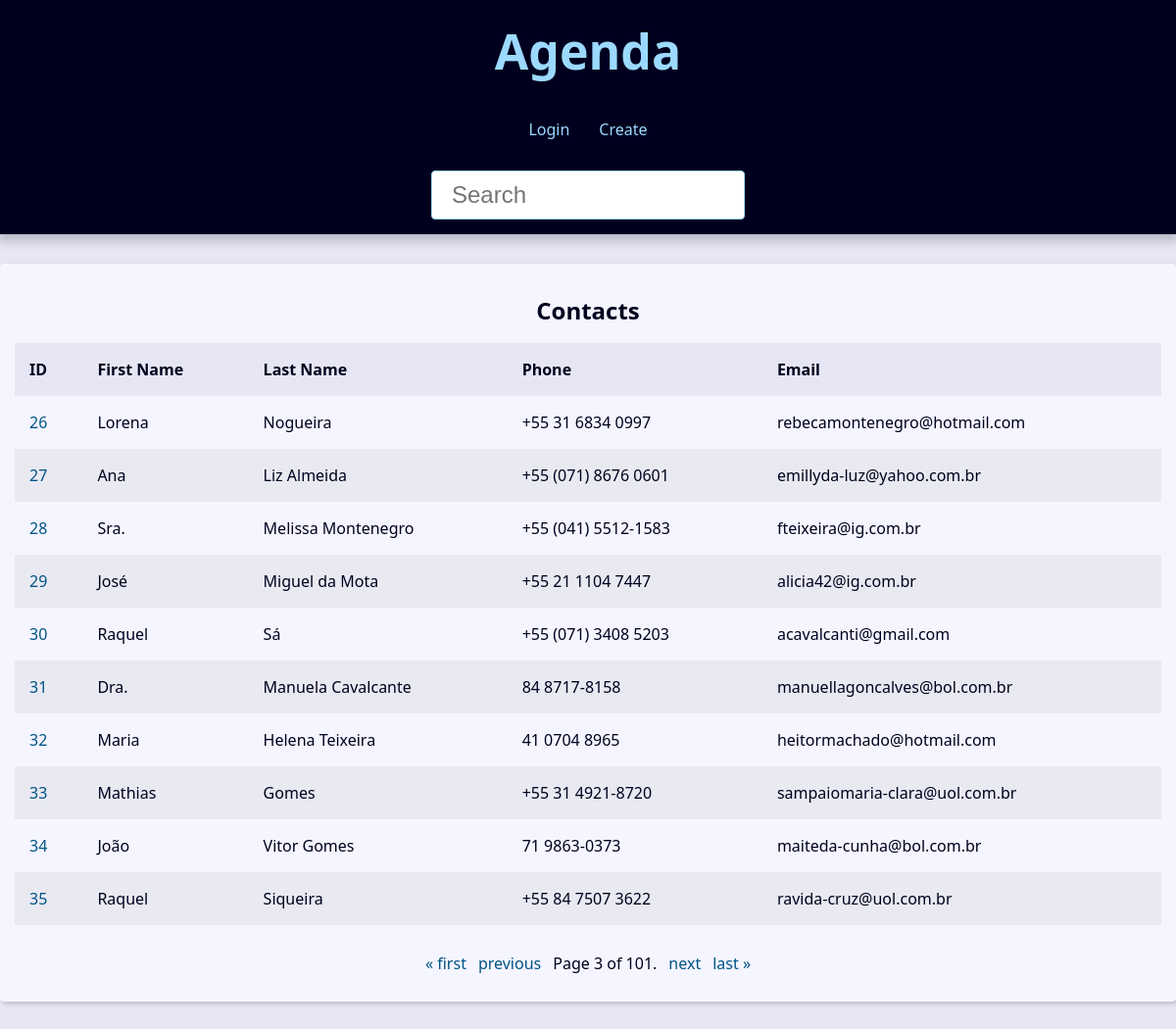
The app's page /?page=3&q= with its own data.
### contact/models.py (models this page shows, shortened)
class Contact(models.Model):
    first_name = models.CharField(max_length=50)
    last_name = models.CharField(max_length=50, blank=True)
    phone = models.CharField(max_length=50)
    email = models.EmailField(max_length=254, blank=True)
    created_date = models.DateTimeField(default=timezone.now)
    description = models.TextField(blank=True)
    show = models.BooleanField(default=True)
    picture = models.ImageField(blank=True, upload_to='pictures/%Y/%m/')
    category = models.ForeignKey(Category, on_delete=models.SET_NULL, blank=True,null=True)
    owner = models.ForeignKey(User, on_delete=models.SET_NULL, blank=True,null=True)

### contact/views/contact_views.py (the view)
# urls.py: path('', views.index, name="index"),
def index(request):
    contact = Contact.objects.filter(show=True).order_by('id')
    paginator = Paginator(contact, 10)
    page_number = request.GET.get("page")
    page_obj = paginator.get_page(page_number)
    context = {
        'page_obj': page_obj,
        'site_title': 'Contatos - '
    }
    return render(
        request,
        'contact/index.html',
        context,
        )

### contact/templates/contact/index.html (shortened to what this page needs)
{% extends "global/base.html" %}
{% block content %}
{% if page_obj %}
    <div class='responsive-table'>
        <table class='contacts-table'>
            <caption class="table-caption">Contacts</caption>
            <theade>
                <tr class="table-row table-row-header">
                    <th class="table-header">ID</th>
                    <th class="table-header">First Name</th>
                    <th class="table-header">Last Name</th>
                    <th class="table-header">Phone</th>
                    <th class="table-header">Email</th>
                </tr>
            <tbody>
                {% for contact in page_obj %}
                <tr class="table-row">
                    <td class="table-cel">
                        <a class="table-link"
                        href="{% url "contact:contact" contact.id %}">
                            {{contact.id}}
                        </a>
                    </td>
                    <td class="table-cel">
                        {{contact.first_name}}
                    </td>
                    <td class="table-cel">
                        {{contact.last_name}}
                    </td>
                    <td class="table-cel">
                        {{contact.phone}}
                    </td>
                    <td class="table-cel">
                        {{contact.email}}
                    </td>
                </tr>
                {% endfor %}
            </tbody>
        </table>
    </div>
{% else %}
    <div class="single-contact">
        <h1 class="single-contact-name">
            Nenhum contato foi encontrado.
        </h1>
    </div>
{% endif %}
{% endblock content%}

### base_static/global/css/style.css (style rules this page uses)
:root { --spacing: 1.5rem; --link-dark-color: rgb(0, 83, 134); --link-light-color: rgb(156, 217, 255); --clr-white: rgb(245, 245, 255); --clr-black: rgb(0, 0, 30); --clr-light-gray: rgb(230, 230, 245); --clr-dark-shadow-5: rgba(0, 0, 10, 5%); --clr-dark-shadow-10: rgba(0, 0, 10, 10%); --clr-dark-shadow-20: rgba(0, 0, 10, 20%); --clr-light-shadow-5: rgba(200, 200, 255, 5%); --clr-light-shadow-10: rgba(200, 200, 255, 10%); --clr-light-shadow-20: rgba(200, 200, 255, 20%); --main-page-width: 120rem; --table-min-width: 60rem; --biggest-font-size: 5rem; --bigger-font-size: 4rem; --big-font-size: 3.2rem; --medium-font-size: 2.4rem; --small-font-size: 1.6rem; --smaller-font-size: 1.4rem; --smallest-font-size: 1.2rem; --transition-fast: 300ms; --transition-medium: 600ms; --transition-slow: 1s; --default-border-radius: 4px; }
*, *::before, *::after { margin: 0; padding: 0; box-sizing: border-box; }
html { font-size: 62.5%; }
body { font-family: system-ui, -apple-system, BlinkMacSystemFont, "Segoe UI", Roboto, Oxygen, Ubuntu, Cantarell, "Open Sans", "Helvetica Neue", sans-serif; line-height: 1.5; font-size: var(--small-font-size); color: var(--clr-black); -webkit-font-smoothing: antialiased; background: var(--clr-light-gray); }
.responsive-table { width: 100%; overflow-x: auto; }
.contacts-table { width: 100%; min-width: var(--table-min-width); border-collapse: collapse; }
.table-caption { font-size: var(--medium-font-size); font-weight: bold; padding: var(--spacing); }
.table-row { text-align: left; text-overflow: ellipsis; transition: background-color var(--transition-fast) ease-in-out; }
.table-row:nth-of-type(2n) { background: var(--clr-dark-shadow-5); }
.table-row-header { background: var(--clr-light-gray); color: var(--clr-black); }
.table-cel, .table-header { padding: var(--spacing); }
.table-link { color: var(--link-dark-color); transition: color var(--transition-fast) ease-in-out; text-decoration: none; }

### records on screen
Contact: id "26", first_name "Lorena", last_name "Nogueira", phone "+55 31 6834 0997", email "rebecamontenegro@hotmail.com"
Contact: id "27", first_name "Ana", last_name "Liz Almeida", phone "+55 (071) 8676 0601", email "emillyda-luz@yahoo.com.br"
Contact: id "28", first_name "Sra.", last_name "Melissa Montenegro", phone "+55 (041) 5512-1583", email "fteixeira@ig.com.br"
Contact: id "29", first_name "José", last_name "Miguel da Mota", phone "+55 21 1104 7447", email "alicia42@ig.com.br"
Contact: id "30", first_name "Raquel", last_name "Sá", phone "+55 (071) 3408 5203", email "acavalcanti@gmail.com"
Contact: id "31", first_name "Dra.", last_name "Manuela Cavalcante", phone "84 8717-8158", email "manuellagoncalves@bol.com.br"
Contact: id "32", first_name "Maria", last_name "Helena Teixeira", phone "41 0704 8965", email "heitormachado@hotmail.com"
Contact: id "33", first_name "Mathias", last_name "Gomes", phone "+55 31 4921-8720", email "sampaiomaria-clara@uol.com.br"
Contact: id "34", first_name "João", last_name "Vitor Gomes", phone "71 9863-0373", email "maiteda-cunha@bol.com.br"
Contact: id "35", first_name "Raquel", last_name "Siqueira", phone "+55 84 7507 3622", email "ravida-cruz@uol.com.br"

### other values on screen
{{ page_obj.number }} "3"
{{ page_obj.paginator.num_pages }} "101"
